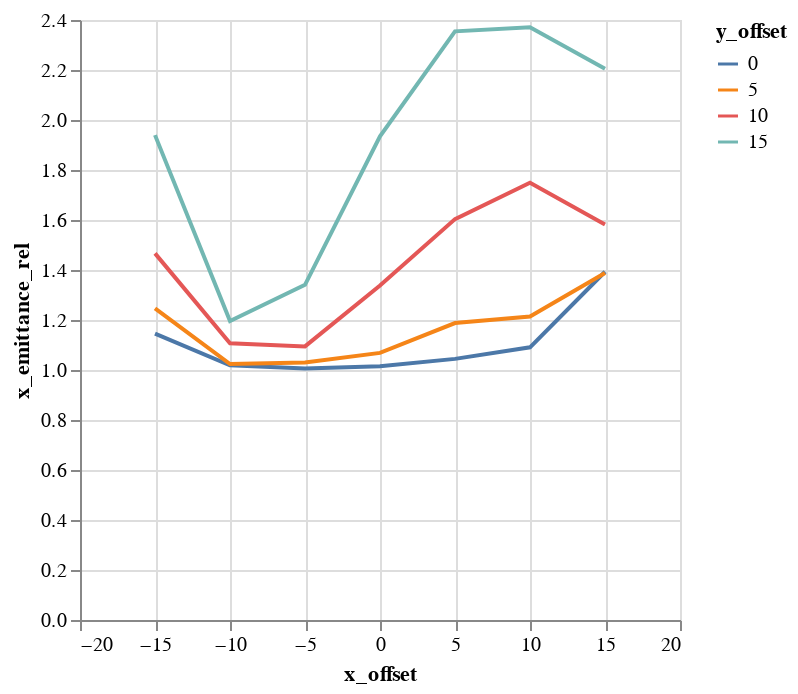

Here is the notebook cell this chart was saved with:
### Code cell
alt.Chart(emit_df).mark_line().encode(
    color='y_offset:N',
    x='x_offset',
    y='x_emittance_rel',
)

### Figure 1 — Vega-Lite specification as saved in the notebook (floating-point values rounded to 4 significant figures)
{"$schema": "https://vega.github.io/schema/vega-lite/v1.2.1.json", "data": {"values": [{"losses": 0, "relbeta": 0.002308, "sourceID": 16777222, "sourceName": "x_-15_y_0", "x_emittance": 1.857, "x_emittance_rel": 1.145, "x_norm_emittance": 0.004287, "x_offset": -15, "y_emittance": 1.589, "y_emittance_rel": 1.011, "y_norm_emittance": 0.003669, "y_offset": 0}, {"losses": 0, "relbeta": 0.002308, "sourceID": 16777229, "sourceName": "x_-15_y_5", "x_emittance": 1.986, "x_emittance_rel": 1.247, "x_norm_emittance": 0.004584, "x_offset": -15, "y_emittance": 1.771, "y_emittance_rel": 1.112, "y_norm_emittance": 0.004089, "y_offset": 5}, {"losses": 0, "relbeta": 0.002308, "sourceID": 16777236, "sourceName": "x_-15_y_10", "x_emittance": 2.371, "x_emittance_rel": 1.466, "x_norm_emittance": 0.005474, "x_offset": -15, "y_emittance": 2.212, "y_emittance_rel": 1.385, "y_norm_emittance": 0.005107, "y_offset": 10}, {"losses": 1, "relbeta": 0.002308, "sourceID": 16777243, "sourceName": "x_-15_y_15", "x_emittance": 3.241, "x_emittance_rel": 1.94, "x_norm_emittance": 0.007482, "x_offset": -15, "y_emittance": 2.845, "y_emittance_rel": 1.712, "y_norm_emittance": 0.006567, "y_offset": 15}, {"losses": 0, "relbeta": 0.002308, "sourceID": 16777220, "sourceName": "x_-10_y_0", "x_emittance": 1.622, "x_emittance_rel": 1.019, "x_norm_emittance": 0.003745, "x_offset": -10, "y_emittance": 1.549, "y_emittance_rel": 0.9977, "y_norm_emittance": 0.003576, "y_offset": 0}, {"losses": 0, "relbeta": 0.002308, "sourceID": 16777227, "sourceName": "x_-10_y_5", "x_emittance": 1.652, "x_emittance_rel": 1.024, "x_norm_emittance": 0.003812, "x_offset": -10, "y_emittance": 1.626, "y_emittance_rel": 1.029, "y_norm_emittance": 0.003754, "y_offset": 5}, {"losses": 0, "relbeta": 0.002308, "sourceID": 16777234, "sourceName": "x_-10_y_10", "x_emittance": 1.645, "x_emittance_rel": 1.107, "x_norm_emittance": 0.003798, "x_offset": -10, "y_emittance": 1.822, "y_emittance_rel": 1.094, "y_norm_emittance": 0.004206, "y_offset": 10}, {"losses": 0, "relbeta": 0.002308, "sourceID": 16777241, "sourceName": "x_-10_y_15", "x_emittance": 1.734, "x_emittance_rel": 1.196, "x_norm_emittance": 0.004004, "x_offset": -10, "y_emittance": 2.025, "y_emittance_rel": 1.239, "y_norm_emittance": 0.004674, "y_offset": 15}, {"losses": 0, "relbeta": 0.002308, "sourceID": 16777218, "sourceName": "x_-5_y_0", "x_emittance": 1.686, "x_emittance_rel": 1.006, "x_norm_emittance": 0.003891, "x_offset": -5, "y_emittance": 1.724, "y_emittance_rel": 1.004, "y_norm_emittance": 0.00398, "y_offset": 0}, {"losses": 0, "relbeta": 0.002308, "sourceID": 16777225, "sourceName": "x_-5_y_5", "x_emittance": 1.57, "x_emittance_rel": 1.03, "x_norm_emittance": 0.003624, "x_offset": -5, "y_emittance": 1.676, "y_emittance_rel": 1.031, "y_norm_emittance": 0.003868, "y_offset": 5}, {"losses": 0, "relbeta": 0.002308, "sourceID": 16777232, "sourceName": "x_-5_y_10", "x_emittance": 1.654, "x_emittance_rel": 1.094, "x_norm_emittance": 0.003818, "x_offset": -5, "y_emittance": 1.728, "y_emittance_rel": 1.118, "y_norm_emittance": 0.003988, "y_offset": 10}, {"losses": 0, "relbeta": 0.002308, "sourceID": 16777239, "sourceName": "x_-5_y_15", "x_emittance": 2.268, "x_emittance_rel": 1.341, "x_norm_emittance": 0.005235, "x_offset": -5, "y_emittance": 2.01, "y_emittance_rel": 1.336, "y_norm_emittance": 0.00464, "y_offset": 15}, {"losses": 0, "relbeta": 0.002308, "sourceID": 16777216, "sourceName": "x_0_y_0", "x_emittance": 1.563, "x_emittance_rel": 1.015, "x_norm_emittance": 0.003608, "x_offset": 0, "y_emittance": 1.559, "y_emittance_rel": 1.014, "y_norm_emittance": 0.003598, "y_offset": 0}, {"losses": 0, "relbeta": 0.002308, "sourceID": 16777223, "sourceName": "x_0_y_5", "x_emittance": 1.646, "x_emittance_rel": 1.069, "x_norm_emittance": 0.0038, "x_offset": 0, "y_emittance": 1.702, "y_emittance_rel": 1.109, "y_norm_emittance": 0.003929, "y_offset": 5}, {"losses": 0, "relbeta": 0.002308, "sourceID": 16777230, "sourceName": "x_0_y_10", "x_emittance": 1.877, "x_emittance_rel": 1.338, "x_norm_emittance": 0.004333, "x_offset": 0, "y_emittance": 2.011, "y_emittance_rel": 1.363, "y_norm_emittance": 0.004643, "y_offset": 10}, {"losses": 0, "relbeta": 0.002308, "sourceID": 16777237, "sourceName": "x_0_y_15", "x_emittance": 3.421, "x_emittance_rel": 1.935, "x_norm_emittance": 0.007897, "x_offset": 0, "y_emittance": 3.27, "y_emittance_rel": 2.028, "y_norm_emittance": 0.007549, "y_offset": 15}, {"losses": 0, "relbeta": 0.002308, "sourceID": 16777217, "sourceName": "x_5_y_0", "x_emittance": 1.619, "x_emittance_rel": 1.045, "x_norm_emittance": 0.003737, "x_offset": 5, "y_emittance": 1.732, "y_emittance_rel": 1.035, "y_norm_emittance": 0.003999, "y_offset": 0}, {"losses": 0, "relbeta": 0.002308, "sourceID": 16777224, "sourceName": "x_5_y_5", "x_emittance": 1.903, "x_emittance_rel": 1.188, "x_norm_emittance": 0.004394, "x_offset": 5, "y_emittance": 1.722, "y_emittance_rel": 1.169, "y_norm_emittance": 0.003976, "y_offset": 5}, {"losses": 0, "relbeta": 0.002308, "sourceID": 16777231, "sourceName": "x_5_y_10", "x_emittance": 2.345, "x_emittance_rel": 1.604, "x_norm_emittance": 0.005414, "x_offset": 5, "y_emittance": 2.228, "y_emittance_rel": 1.398, "y_norm_emittance": 0.005144, "y_offset": 10}, {"losses": 0, "relbeta": 0.002308, "sourceID": 16777238, "sourceName": "x_5_y_15", "x_emittance": 3.764, "x_emittance_rel": 2.355, "x_norm_emittance": 0.008688, "x_offset": 5, "y_emittance": 3.784, "y_emittance_rel": 2.404, "y_norm_emittance": 0.008734, "y_offset": 15}, {"losses": 0, "relbeta": 0.002308, "sourceID": 16777219, "sourceName": "x_10_y_0", "x_emittance": 1.657, "x_emittance_rel": 1.091, "x_norm_emittance": 0.003825, "x_offset": 10, "y_emittance": 1.662, "y_emittance_rel": 1.039, "y_norm_emittance": 0.003837, "y_offset": 0}, {"losses": 0, "relbeta": 0.002308, "sourceID": 16777226, "sourceName": "x_10_y_5", "x_emittance": 1.757, "x_emittance_rel": 1.214, "x_norm_emittance": 0.004057, "x_offset": 10, "y_emittance": 1.664, "y_emittance_rel": 1.105, "y_norm_emittance": 0.003842, "y_offset": 5}, {"losses": 0, "relbeta": 0.002308, "sourceID": 16777233, "sourceName": "x_10_y_10", "x_emittance": 3.049, "x_emittance_rel": 1.749, "x_norm_emittance": 0.007039, "x_offset": 10, "y_emittance": 2.574, "y_emittance_rel": 1.596, "y_norm_emittance": 0.005943, "y_offset": 10}, {"losses": 0, "relbeta": 0.002308, "sourceID": 16777240, "sourceName": "x_10_y_15", "x_emittance": 3.729, "x_emittance_rel": 2.371, "x_norm_emittance": 0.008608, "x_offset": 10, "y_emittance": 3.452, "y_emittance_rel": 2.284, "y_norm_emittance": 0.007969, "y_offset": 15}, {"losses": 0, "relbeta": 0.002308, "sourceID": 16777221, "sourceName": "x_15_y_0", "x_emittance": 2.088, "x_emittance_rel": 1.393, "x_norm_emittance": 0.004819, "x_offset": 15, "y_emittance": 1.618, "y_emittance_rel": 1.025, "y_norm_emittance": 0.003735, "y_offset": 0}, {"losses": 1, "relbeta": 0.002308, "sourceID": 16777228, "sourceName": "x_15_y_5", "x_emittance": 2.181, "x_emittance_rel": 1.388, "x_norm_emittance": 0.005035, "x_offset": 15, "y_emittance": 1.658, "y_emittance_rel": 1.116, "y_norm_emittance": 0.003826, "y_offset": 5}, {"losses": 0, "relbeta": 0.002308, "sourceID": 16777235, "sourceName": "x_15_y_10", "x_emittance": 2.567, "x_emittance_rel": 1.582, "x_norm_emittance": 0.005926, "x_offset": 15, "y_emittance": 2.328, "y_emittance_rel": 1.441, "y_norm_emittance": 0.005373, "y_offset": 10}, {"losses": 0, "relbeta": 0.002308, "sourceID": 16777242, "sourceName": "x_15_y_15", "x_emittance": 3.341, "x_emittance_rel": 2.205, "x_norm_emittance": 0.007711, "x_offset": 15, "y_emittance": 3.357, "y_emittance_rel": 2.115, "y_norm_emittance": 0.00775, "y_offset": 15}]}, "encoding": {"color": {"field": "y_offset", "type": "nominal"}, "x": {"field": "x_offset", "type": "quantitative"}, "y": {"field": "x_emittance_rel", "type": "quantitative"}}, "mark": "line"}
